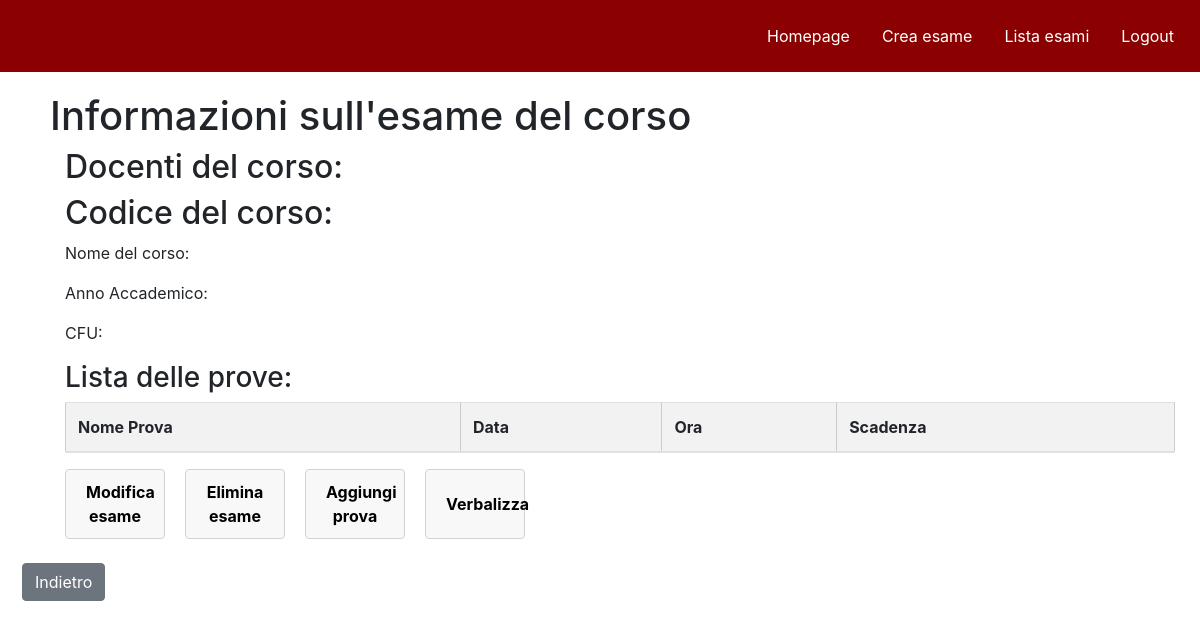
The page /exam_page?idE=CT-0374 (signed in) on the database as committed earlier.
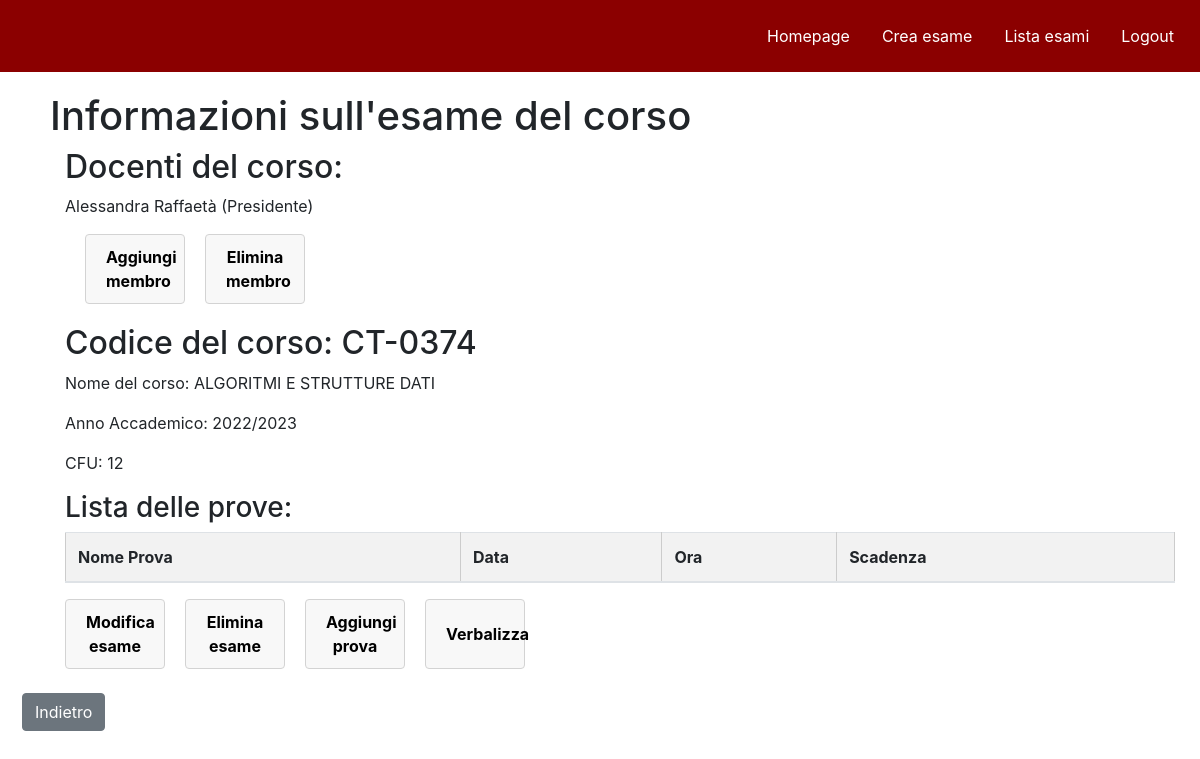
The same page on the database as committed later.
### db_setup.py (models this page shows, shortened)
class Docente(UserMixin, db.Model):
    idD = db.Column(db.String(100), primary_key=True, unique = True)
    nome = db.Column(db.String(100))
    cognome = db.Column(db.String(100))
    email = db.Column(db.String(100), unique = True)
    password = db.Column(db.String(100))

class Esame( db.Model):
    idE = db.Column(db.String(100), primary_key=True, unique = True)
    nome = db.Column(db.String(100))
    anno_accademico = db.Column(db.String(100))
    cfu = db.Column(db.Integer)

### routes.py (the view)
@bp.route('/exam_page', methods=['GET', 'POST'])
@login_required
def exam_page():
    from db_setup import Esame, Docente, Prova, db, Creazione_esame
    idE = request.args.get('idE')
    esame = Esame.query.filter_by(idE=idE).first()
    lista_docenti = db.session.query(Docente).join(Creazione_esame).filter(Creazione_esame.idE == idE).all()
    lista_prove = db.session.query(Prova).filter(Prova.idE == idE).all()
    docenti_roles = (
        db.session.query(Docente, Creazione_esame.ruolo_docente)
        .join(Creazione_esame)
        .filter(Creazione_esame.idE == idE)
        .all()
    )
    user_role = (
        db.session.query(Creazione_esame.ruolo_docente)
        .filter(Creazione_esame.idE == idE, Creazione_esame.idD == current_user.idD)
        .scalar()
    )
    return flask.render_template('exam_page.html', esame=esame, lista_prove=lista_prove, lista_docenti=lista_docenti, docenti_roles=docenti_roles, user_role=user_role)

### routes.py (called while the page is built)
@login_manager.user_loader
def load_user(user_id):
    from db_setup import Docente
    return Docente.query.get(user_id)

### app/templates/exam_page.html (shortened to what this page needs)
<!DOCTYPE html>
<html lang="en">
<head>
    <link rel="stylesheet" href="../static/exam_page.css">
    <link rel="stylesheet" href="../static/goback.css">
    <link rel="stylesheet" href="../static/navbar.css">
    <link rel="stylesheet" href="https://maxcdn.bootstrapcdn.com/bootstrap/4.5.2/css/bootstrap.min.css">
</head>
<body>
    <ul>
        <li style="float:right"><a href="{{ url_for('routes.login') }}">Logout</a></li>
        <li style="float:right"><a href="{{ url_for('routes.view_exams') }}">Lista esami</a></li>
        <li style="float:right"><a href="{{ url_for('routes.create_exam') }}">Crea esame</a></li>
        <li style="float:right"><a href="{{ url_for('routes.homepage') }}">Homepage</a></li>
    </ul>
    <div id="Informazioni" class="container">
        <h1>Informazioni sull'esame del corso</h1>
    </div>
    <div id="Exam_Details" class="container">
        <h2>Docenti del corso:</h2>
        {% for docente, role_name in docenti_roles %}
            <p>{{ docente.nome }} {{ docente.cognome }} ({{ role_name }})</p>
        {% endfor %}
        {% if user_role == "Presidente" %}
            <div class="button-container">
                <button id="button_exam" type="button" onclick="window.location.href='{{url_for('routes.docenti_list', idE=esame.idE )}}'" class="btn btn-primary">Aggiungi membro</button>
                <button id="button_exam" type="button" onclick="window.location.href='{{url_for('routes.docenti_list_del', idE=esame.idE )}}'" class="btn btn-danger">Elimina membro</button>
            </div>
        {% endif %}
        <h2>Codice del corso: {{ esame.idE }}</h2>
        <p>Nome del corso: {{ esame.nome }}</p>
        <p>Anno Accademico: {{ esame.anno_accademico }}</p>
        <p>CFU: {{ esame.cfu }}</p>
    </div>
    <div id="ListaProve" class="container">
        <h3>Lista delle prove:</h3>
        <table class="table">
            <thead>
                <tr>
                    <th>Nome Prova</th>
                    <th>Data</th>
                    <th>Ora</th>
                    <th>Scadenza</th>
                </tr>
            </thead>
        </table>
    </div>
    <div class="container button-container">
        <button id="button_exam" type="button" onclick="window.location.href='{{url_for('routes.modify_exam', idE=esame.idE)}}'" class="btn btn-primary">Modifica esame</button>
        <button id="button_exam" type="button" onclick="confirmDelete()" class="btn btn-danger">Elimina esame</button>
        <button id="button_exam" type="button" onclick="window.location.href='{{url_for('routes.create_test', idE=esame.idE)}}'" class="btn btn-primary">Aggiungi prova</button>
        <button id="button_exam" type="button" onclick="window.location.href='{{url_for('routes.verbalizza', idE=esame.idE)}}'" class="btn btn-primary">Verbalizza</button>
    </div>
    <button id="goback" onclick="goBack()" class="button-goback btn btn-secondary">Indietro</button>
</body>
</html>

Rows that differ between the two databases and show on the page:
now on this page (row unchanged): Docente: nome "Alessandra", cognome "Raffaetà", role_name "Presidente"
added Esame: idE "CT-0374", nome "ALGORITMI E STRUTTURE DATI", anno_accademico "2022/2023", cfu "12"
Other text that changed with them:
text now shown: "Aggiungi membro Elimina membro"
